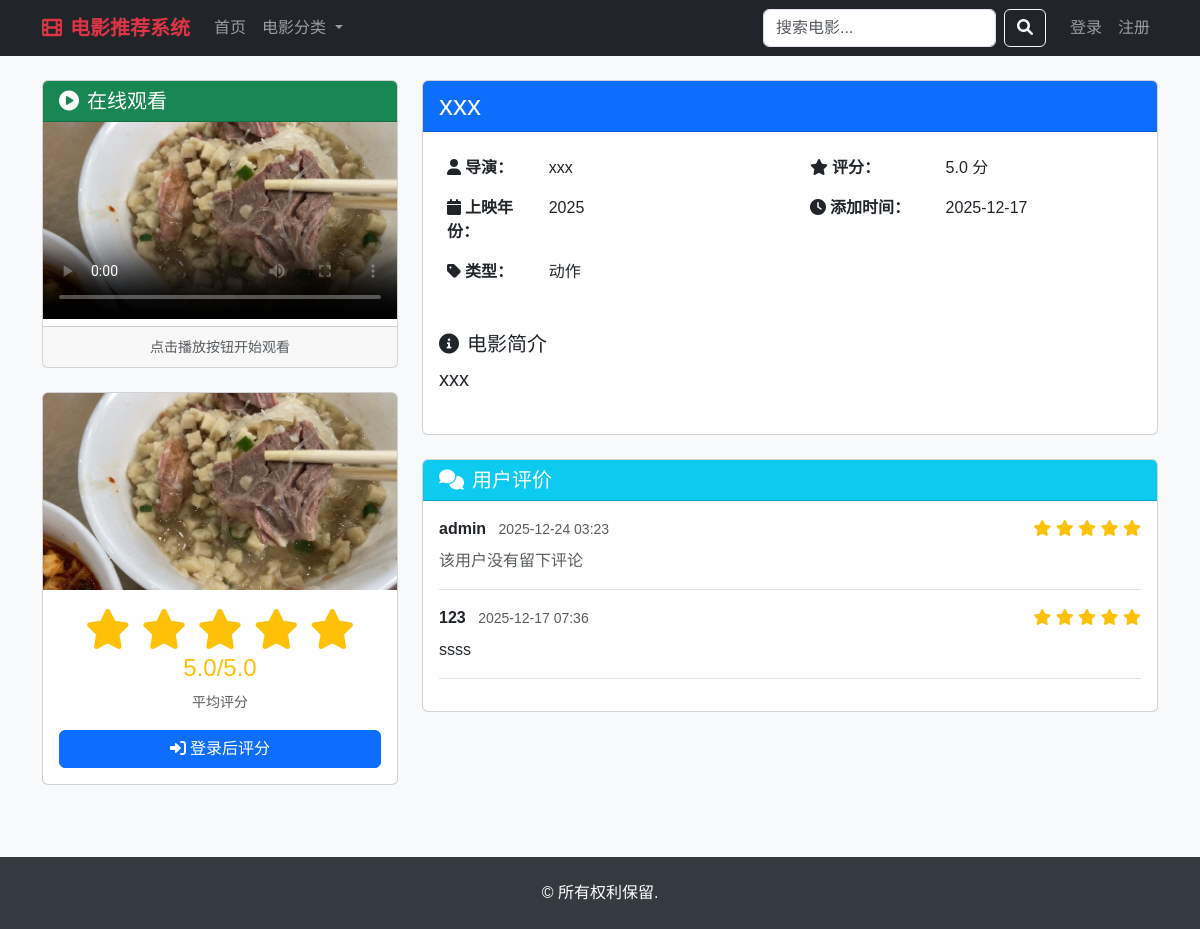
The page /movie/6 on the database its author committed.
### tables this page shows
CREATE TABLE movies (
                id INTEGER PRIMARY KEY AUTOINCREMENT,
                title VARCHAR(200) NOT NULL,
                director VARCHAR(100),
                year INTEGER,
                genre VARCHAR(100),
                description TEXT,
                image_url VARCHAR(500),
                rating FLOAT DEFAULT 0.0,
                created_at TIMESTAMP DEFAULT CURRENT_TIMESTAMP
            , video_url VARCHAR(500), video_type VARCHAR(20) DEFAULT 'external');

CREATE TABLE ratings (
                id INTEGER PRIMARY KEY AUTOINCREMENT,
                user_id INTEGER,
                movie_id INTEGER,
                rating INTEGER CHECK (rating >= 1 AND rating <= 5),
                review TEXT,
                created_at TIMESTAMP DEFAULT CURRENT_TIMESTAMP,
                FOREIGN KEY (user_id) REFERENCES users (id),
                FOREIGN KEY (movie_id) REFERENCES movies (id),
                UNIQUE(user_id, movie_id)
            );

CREATE TABLE users (
                id INTEGER PRIMARY KEY AUTOINCREMENT,
                username VARCHAR(50) UNIQUE NOT NULL,
                password VARCHAR(100) NOT NULL,
                email VARCHAR(100),
                role VARCHAR(20) DEFAULT 'user',
                created_at TIMESTAMP DEFAULT CURRENT_TIMESTAMP
            );

### app.py (the view)
@app.route('/movie/<int:movie_id>')
def movie_detail(movie_id):
    movie = execute_db_query(
        "SELECT * FROM movies WHERE id = ?",
        (movie_id,),
        fetch_one=True
    )
    if not movie:
        return "电影不存在", 404
    ratings = execute_db_query(
        '''SELECT r.*, u.username
           FROM ratings r
           JOIN users u ON r.user_id = u.id
           WHERE r.movie_id = ?
           ORDER BY r.created_at DESC''',
        (movie_id,),
        fetch_all=True
    )
    user_rating = None
    if check_login():
        user_rating = execute_db_query(
            "SELECT * FROM ratings WHERE user_id = ? AND movie_id = ?",
            (session['user_id'], movie_id),
            fetch_one=True
        )
    return render_template('movie_detail.html',
                         movie=movie,
                         ratings=ratings,
                         user_rating=user_rating,
                         user=session)

### app.py (called while the page is built, shortened)
def get_db_connection():
    conn = sqlite3.connect(DATABASE)
    conn.row_factory = sqlite3.Row  # 使结果可以通过列名访问
    return conn

def execute_db_query(query, params=None, fetch_one=False, fetch_all=False, commit=False):
    conn = None
    try:
        conn = get_db_connection()
        cursor = conn.cursor()
        if params:
            cursor.execute(query, params)
        else:
            cursor.execute(query)
        if commit:
            conn.commit()
        if fetch_one:
            result = cursor.fetchone()
            return dict(result) if result else None
        elif fetch_all:
            results = cursor.fetchall()
            return [dict(row) for row in results]
        return cursor.lastrowid if cursor.lastrowid else True
    finally:
        if conn:
            conn.close()

def check_login():
    return 'user_id' in session

### templates/movie_detail.html (shortened to what this page needs)
{% extends "base.html" %}
{% block content %}
<div class="row">
    <div class="col-md-4 mb-4">
        {% if movie.video_url %}
        <div class="card mb-4">
            <div class="card-header bg-success text-white">
                <h5 class="mb-0"><i class="fas fa-play-circle me-2"></i>在线观看</h5>
            </div>
            <div class="card-body p-0">
                <video id="moviePlayer" class="w-100" controls poster="{{ movie.image_url }}"
                       onerror="this.poster='https://picsum.photos/400/225?random={{ movie.id }}'">
                    <source src="{{ movie.video_url }}" type="video/mp4">
                </video>
            </div>
            <div class="card-footer text-center">
                <small class="text-muted">点击播放按钮开始观看</small>
            </div>
        </div>
        {% endif %}
        <div class="card">
            <img src="{{ movie.image_url }}"
                 class="card-img-top"
                 alt="{{ movie.title }}"
                 onerror="this.src='https://picsum.photos/400/600?random={{ movie.id }}'">
            <div class="card-body">
                {% if movie.rating %}
                <div class="text-center mb-3">
                    <div class="rating-stars display-6">
                        {% for i in range(5) %}
                            {% if i < movie.rating|int %}
                                <i class="fas fa-star"></i>
                            {% else %}
                                <i class="far fa-star"></i>
                            {% endif %}
                        {% endfor %}
                    </div>
                    <h4 class="text-warning">{{ "%.1f"|format(movie.rating) }}/5.0</h4>
                    <small class="text-muted">平均评分</small>
                </div>
                {% endif %}
                <div class="d-grid gap-2">
                    {% if user %}
                        <button class="btn btn-primary" data-bs-toggle="modal" data-bs-target="#ratingModal">
                            <i class="fas fa-star me-1"></i>
                            {% if user_rating %}修改评分{% else %}我要评分{% endif %}
                        </button>
                    {% else %}
                        <a href="{{ url_for('login') }}" class="btn btn-primary">
                            <i class="fas fa-sign-in-alt me-1"></i>登录后评分
                        </a>
                    {% endif %}
                </div>
            </div>
        </div>
    </div>
    <div class="col-md-8">
        <div class="card">
            <div class="card-header bg-primary text-white">
                <h3 class="mb-0">{{ movie.title }}</h3>
            </div>
            <div class="card-body">
                <div class="row mb-4">
                    <div class="col-md-6">
                        <table class="table table-borderless">
                            <tr>
                                <th width="30%"><i class="fas fa-user me-1"></i>导演：</th>
                                <td>{{ movie.director or '未知' }}</td>
                            </tr>
                            <tr>
                                <th><i class="fas fa-calendar me-1"></i>上映年份：</th>
                                <td>{{ movie.year or '未知' }}</td>
                            </tr>
                            <tr>
                                <th><i class="fas fa-tag me-1"></i>类型：</th>
                                <td>{{ movie.genre or '未知' }}</td>
                            </tr>
                        </table>
                    </div>
                    <div class="col-md-6">
                        <table class="table table-borderless">
                            <tr>
                                <th width="40%"><i class="fas fa-star me-1"></i>评分：</th>
                                <td>
                                    {% if movie.rating %}
                                        {{ "%.1f"|format(movie.rating) }} 分
                                    {% else %}
                                        <span class="text-muted">暂无评分</span>
                                    {% endif %}
                                </td>
                            </tr>
                            <tr>
                                <th><i class="fas fa-clock me-1"></i>添加时间：</th>
                                <td>{{ movie.created_at[:10] if movie.created_at else '未知' }}</td>
                            </tr>
                        </table>
                    </div>
                </div>
                <div class="mb-4">
                    <h5><i class="fas fa-info-circle me-2"></i>电影简介</h5>
                    <p class="lead">{{ movie.description or '暂无简介' }}</p>
                </div>
            </div>
        </div>
        <div class="card mt-4">
            <div class="card-header bg-info text-white">
                <h5 class="mb-0"><i class="fas fa-comments me-2"></i>用户评价</h5>
            </div>
            <div class="card-body">
                {% if ratings %}
                    {% for rating in ratings %}
                    <div class="mb-3 pb-3 border-bottom">
                        <div class="d-flex justify-content-between align-items-center mb-2">
                            <div>
                                <strong>{{ rating.username }}</strong>
                                <small class="text-muted ms-2">{{ rating.created_at[:16] }}</small>
                            </div>
                            <div class="rating-stars">
                                {% for i in range(5) %}
                                    {% if i < rating.rating %}
                                        <i class="fas fa-star"></i>
                                    {% else %}
                                        <i class="far fa-star"></i>
                                    {% endif %}
                                {% endfor %}
                            </div>
                        </div>
                        {% if rating.review %}
                        <p class="mb-0">{{ rating.review }}</p>
                        {% else %}
                        <p class="text-muted mb-0">该用户没有留下评论</p>
                        {% endif %}
                    </div>
                    {% endfor %}
                {% else %}
                    <div class="text-center py-4">
                        <i class="fas fa-comment-slash fa-2x text-muted mb-3"></i>
                        <p class="text-muted">暂无评价，快来发表第一条评论吧！</p>
                    </div>
                {% endif %}
            </div>
        </div>
    </div>
</div>
{% endblock %}

### templates/base.html (style rules this page uses)
body { background-color: #f8f9fa; font-family: 'Microsoft YaHei', sans-serif; }
.rating-stars { color: #ffc107; }

### rows shown on the page
movies: rating "5.0", title "xxx", director "xxx", year "2025", genre "动作", created_at "2025-12-17", description "xxx"
ratings: username "admin", created_at "2025-12-24 03:23", rating 5 (drawn), review "该用户没有留下评论"
ratings: username "123", created_at "2025-12-17 07:36", rating 5 (drawn), review "ssss"
